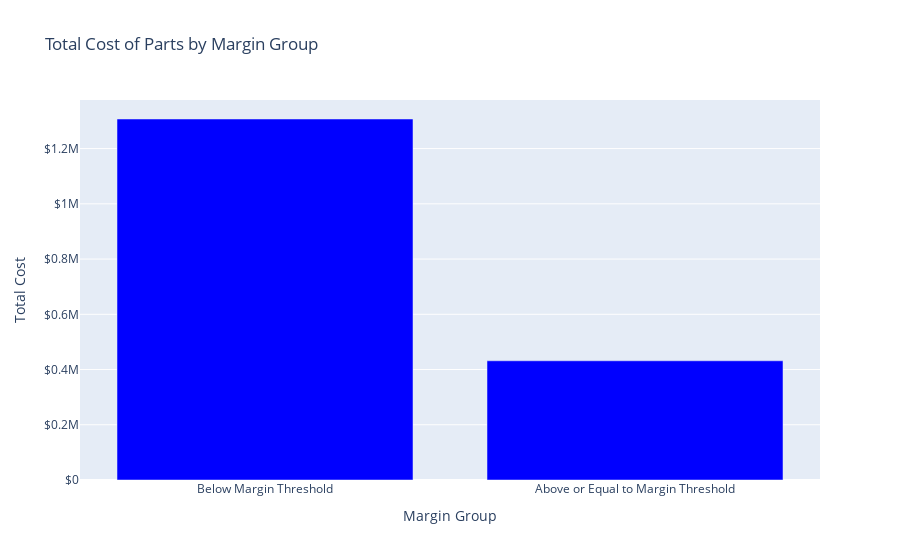

This figure's notebook cell:
### Code cell
# Calculate the total cost for each subset
total_cost_below_margin = parts_data_below_margin['Total Cost'].sum()
total_cost_above_margin = parts_data_above_margin['Total Cost'].sum()

# Create a grouped bar chart
fig = go.Figure()
fig.add_trace(go.Bar(x=['Below Margin Threshold', 'Above or Equal to Margin Threshold'],
                     y=[total_cost_below_margin, total_cost_above_margin],
                     name='Total Cost',
                     marker_color='blue'))

# Add chart labels and title
fig.update_layout(title='Total Cost of Parts by Margin Group',
                  xaxis_title='Margin Group',
                  yaxis_title='Total Cost',
                  yaxis_tickprefix='$',
                  barmode='group')

# Show the interactive chart
fig.show()

### Figure 1 — Plotly figure (JSON) as saved in the notebook; plotly's stock layout.template omitted (floating-point values rounded to 4 significant figures)
{"data": [{"marker": {"color": "blue"}, "name": "Total Cost", "type": "bar", "x": ["Below Margin Threshold", "Above or Equal to Margin Threshold"], "y": [1307000.0, 431700.0]}], "layout": {"barmode": "group", "title": {"text": "Total Cost of Parts by Margin Group"}, "xaxis": {"title": {"text": "Margin Group"}}, "yaxis": {"tickprefix": "$", "title": {"text": "Total Cost"}}}}
